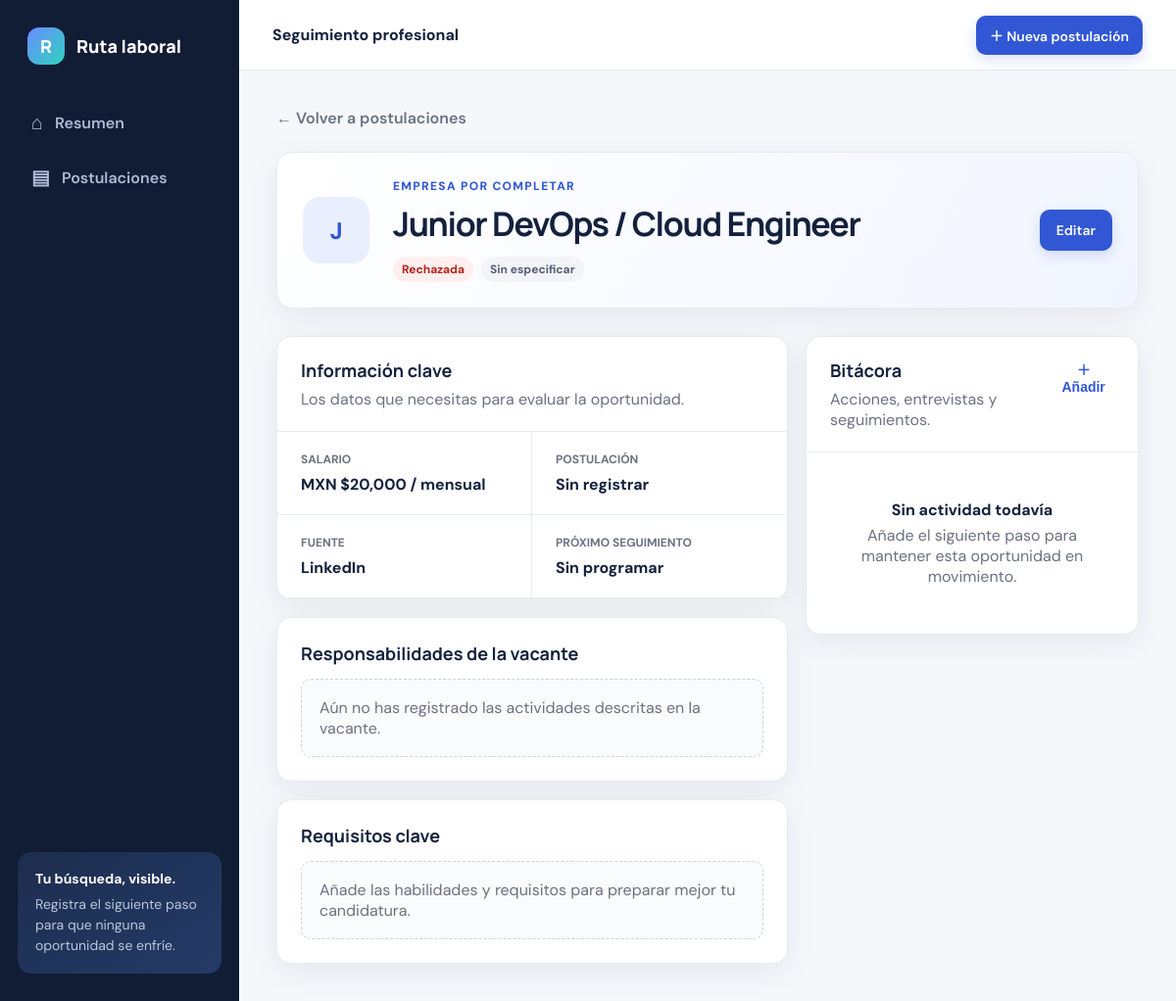
The page /postulaciones/1/ on the database its author committed.
### applications/models.py (models this page shows, shortened)
class JobApplication(models.Model):
    class Status(models.TextChoices):
        SAVED = "saved", "Guardada"
        APPLIED = "applied", "Postulación enviada"
        SCREENING = "screening", "Entrevista RR. HH."
        TECHNICAL = "technical", "Entrevista técnica"
        OFFER = "offer", "Oferta recibida"
        ACCEPTED = "accepted", "Oferta aceptada"
        REJECTED = "rejected", "Rechazada"
        WITHDRAWN = "withdrawn", "Retirada"
        CLOSED = "closed", "Vacante cerrada"
    class WorkMode(models.TextChoices):
        REMOTE = "remote", "Remoto"
        HYBRID = "hybrid", "Híbrido"
        ONSITE = "onsite", "Presencial"
        UNKNOWN = "unknown", "Sin especificar"
    title = models.CharField("puesto", max_length=180)
    company = models.CharField("empresa", max_length=140, blank=True)
    vacancy_url = models.URLField("enlace de la vacante", blank=True)
    source = models.CharField("fuente", max_length=80, blank=True)
    status = models.CharField("estado", max_length=20, choices=Status.choices, default=Status.SAVED)
    location = models.CharField("ubicación", max_length=120, blank=True)
    work_mode = models.CharField("modalidad", max_length=12, choices=WorkMode.choices, default=WorkMode.UNKNOWN)
    salary_min = models.DecimalField("salario mínimo", max_digits=12, decimal_places=2, null=True, blank=True)
    salary_max = models.DecimalField("salario máximo", max_digits=12, decimal_places=2, null=True, blank=True)
    currency = models.CharField("moneda", max_length=8, default="MXN", blank=True)
    salary_period = models.CharField("periodicidad", max_length=30, default="mensual", blank=True)
    applied_on = models.DateField("fecha de postulación", null=True, blank=True)
    next_step_on = models.DateField("próximo seguimiento", null=True, blank=True)
    priority = models.PositiveSmallIntegerField("prioridad", default=2, choices=[(1, "Alta"), (2, "Media"), (3, "Baja")])
    responsibilities = models.TextField("responsabilidades de la vacante", blank=True, help_text="Actividades, entregables y expectativas descritas en la vacante.")
    requirements = models.TextField("requisitos clave", blank=True)
    notes = models.TextField("notas", blank=True)
    created_at = models.DateTimeField(auto_now_add=True)
    updated_at = models.DateTimeField(auto_now=True)
    class Meta:
        ordering = ["priority", "-updated_at"]
    @property
    def salary_display(self):
        if self.salary_min is None and self.salary_max is None:
            return "No especificado"
        values = [v for v in (self.salary_min, self.salary_max) if v is not None]
        amount = " – ".join(f"{v:,.0f}" for v in values)
        return f"{self.currency} ${amount} / {self.salary_period}"

### applications/views.py (the view)
# urls.py: path("postulaciones/<int:pk>/", views.application_detail, name="detail"),
def application_detail(request, pk):
    application = get_object_or_404(JobApplication, pk=pk)
    form = ActivityForm(request.POST or None)
    if request.method == "POST" and form.is_valid():
        activity = form.save(commit=False)
        activity.application = application
        activity.save()
        messages.success(request, "Actividad registrada.")
        return redirect(application)
    return render(request, "applications/application_detail.html", {"application": application, "activity_form": form})

### templates/applications/application_detail.html (shortened to what this page needs)
{% extends "base.html" %}
{% block content %}
<a class="back-link" href="{% url 'applications:list' %}">← Volver a postulaciones</a>
<section class="detail-hero">
  <div class="company-avatar large">{{ application.company|default:application.title|slice:":1"|upper }}</div>
  <div class="detail-title"><span class="eyebrow">{{ application.company|default:"Empresa por completar" }}</span><h1>{{ application.title }}</h1><div class="tag-row"><span class="status status-{{ application.status }}">{{ application.get_status_display }}</span><span class="tag">{{ application.get_work_mode_display }}</span>{% if application.location %}<span class="tag">⌖ {{ application.location }}</span>{% endif %}</div></div>
  <div class="hero-actions"><a class="button primary" href="{% url 'applications:update' application.pk %}">Editar</a></div>
</section>
<div class="detail-grid">
  <div class="detail-main">
    <section class="panel"><div class="panel-heading"><div><h2>Información clave</h2><p>Los datos que necesitas para evaluar la oportunidad.</p></div></div>
      <dl class="facts"><div><dt>Salario</dt><dd>{{ application.salary_display }}</dd></div><div><dt>Postulación</dt><dd>{{ application.applied_on|date:"d M Y"|default:"Sin registrar" }}</dd></div><div><dt>Fuente</dt><dd>{{ application.source|default:"Sin registrar" }}</dd></div><div><dt>Próximo seguimiento</dt><dd>{{ application.next_step_on|date:"d M Y"|default:"Sin programar" }}</dd></div></dl>
    </section>
    <section class="panel content-panel"><h2>Responsabilidades de la vacante</h2>{% if application.responsibilities %}<div class="rich-text">{{ application.responsibilities|linebreaks }}</div>{% else %}<div class="empty-inline">Aún no has registrado las actividades descritas en la vacante.</div>{% endif %}</section>
    <section class="panel content-panel"><h2>Requisitos clave</h2>{% if application.requirements %}<div class="rich-text">{{ application.requirements|linebreaks }}</div>{% else %}<div class="empty-inline">Añade las habilidades y requisitos para preparar mejor tu candidatura.</div>{% endif %}</section>
  </div>
  <aside class="detail-aside">
    <section class="panel"><div class="panel-heading"><div><h2>Bitácora</h2><p>Acciones, entrevistas y seguimientos.</p></div><button class="text-button" data-toggle="activity-form">＋ Añadir</button></div>
      <div class="timeline">
      {% for activity in application.activities.all %}<div class="timeline-item {% if activity.completed %}done{% endif %}"><span class="timeline-dot"></span><div class="timeline-content"><div class="timeline-top"><strong>{{ activity.title }}</strong><form method="post" action="{% url 'applications:toggle_activity' activity.pk %}">{% csrf_token %}<button class="check-button" title="Marcar como completada">{% if activity.completed %}✓{% else %}○{% endif %}</button></form></div><span class="activity-kind">{{ activity.get_kind_display }}</span>{% if activity.details %}<p>{{ activity.details }}</p>{% endif %}<small>{% if activity.scheduled_for %}{{ activity.scheduled_for|date:"d M Y · H:i" }}{% else %}Registrada {{ activity.created_at|date:"d M Y" }}{% endif %}</small></div></div>
      {% empty %}<div class="empty small"><strong>Sin actividad todavía</strong><p>Añade el siguiente paso para mantener esta oportunidad en movimiento.</p></div>{% endfor %}
      </div>
    </section>
  </aside>
</div>
{% endblock %}

### templates/base.html (shortened to what this page needs)
{% load static %}
<!doctype html>
<html lang="es">
<head>
  <link rel="stylesheet" href="{% static 'css/app.css' %}">
</head>
<body>
  <aside class="sidebar">
    <a class="brand" href="{% url 'applications:dashboard' %}"><span class="brand-mark">R</span><span>Ruta laboral</span></a>
    <nav>
      <a class="nav-link {% if request.resolver_match.url_name == 'dashboard' %}active{% endif %}" href="{% url 'applications:dashboard' %}"><span>⌂</span> Resumen</a>
      <a class="nav-link {% if request.resolver_match.url_name == 'list' %}active{% endif %}" href="{% url 'applications:list' %}"><span>▤</span> Postulaciones</a>
    </nav>
    <div class="sidebar-note"><strong>Tu búsqueda, visible.</strong><p>Registra el siguiente paso para que ninguna oportunidad se enfríe.</p></div>
  </aside>
  <main class="main-shell">
    <header class="topbar">
      <div class="topbar-title">Seguimiento profesional</div>
      <a class="button primary compact" href="{% url 'applications:create' %}">＋ Nueva postulación</a>
    </header>
    <div class="page">
      {% block content %}{% endblock %}
    </div>
  </main>
</body>
</html>

### rows shown on the page
JobApplication: company "J", company "EMPRESA POR COMPLETAR", title "Junior DevOps / Cloud Engineer", status "Rechazada", work_mode "Sin especificar", salary_display "MXN $20,000 / mensual", applied_on "Sin registrar", source "LinkedIn", next_step_on "Sin programar"
